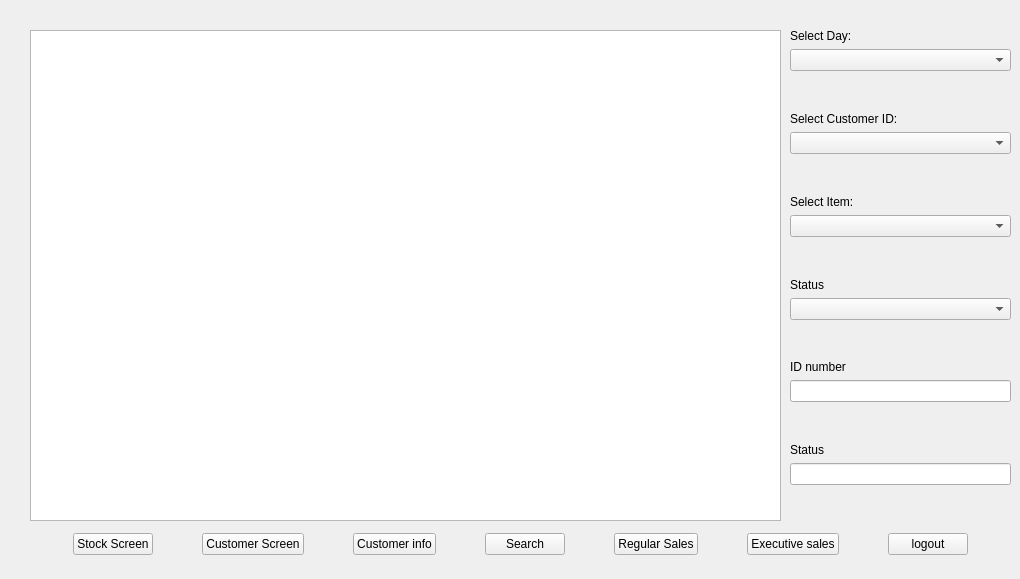
    <widget class="QWidget" name="manager">
     <widget class="QTableView" name="managerView">
      <property name="geometry">
       <rect>
        <x>30</x>
        <y>30</y>
        <width>751</width>
        <height>491</height>
       </rect>
      </property>
     </widget>
     <widget class="QWidget" name="horizontalLayoutWidget">
      <property name="geometry">
       <rect>
        <x>30</x>
        <y>519</y>
        <width>981</width>
        <height>51</height>
       </rect>
      </property>
      <layout class="QHBoxLayout" name="horizontalLayout">
       <item>
        <spacer name="horizontalSpacer_9">
         <property name="orientation">
          <enum>Qt::Horizontal</enum>
         </property>
         <property name="sizeHint" stdset="0">
          <size>
           <width>40</width>
           <height>20</height>
          </size>
         </property>
        </spacer>
       </item>
       <item>
        <widget class="QPushButton" name="pushButton_13">
         <property name="text">
          <string>Stock Screen</string>
         </property>
        </widget>
       </item>
       <item>
        <spacer name="horizontalSpacer_6">
         <property name="orientation">
          <enum>Qt::Horizontal</enum>
         </property>
         <property name="sizeHint" stdset="0">
          <size>
           <width>40</width>
           <height>20</height>
          </size>
         </property>
        </spacer>
       </item>
       <item>
        <widget class="QPushButton" name="pushButton_2">
         <property name="text">
          <string>Customer Screen</string>
         </property>
        </widget>
       </item>
       <item>
        <spacer name="horizontalSpacer_7">
         <property name="orientation">
          <enum>Qt::Horizontal</enum>
         </property>
         <property name="sizeHint" stdset="0">
          <size>
           <width>40</width>
           <height>20</height>
          </size>
         </property>
        </spacer>
       </item>
       <item>
        <widget class="QPushButton" name="pushButton_7">
         <property name="text">
          <string>Customer info</string>
         </property>
        </widget>
       </item>
       <item>
        <spacer name="horizontalSpacer_8">
         <property name="orientation">
          <enum>Qt::Horizontal</enum>
         </property>
         <property name="sizeHint" stdset="0">
          <size>
           <width>40</width>
           <height>20</height>
          </size>
         </property>
        </spacer>
       </item>
       <item>
        <widget class="QPushButton" name="pushButton_5">
         <property name="text">
          <string>Search</string>
         </property>
        </widget>
       </item>
       <item>
        <spacer name="horizontalSpacer_10">
         <property name="orientation">
          <enum>Qt::Horizontal</enum>
         </property>
         <property name="sizeHint" stdset="0">
          <size>
           <width>40</width>
           <height>20</height>
          </size>
         </property>
        </spacer>
       </item>
       <item>
        <widget class="QPushButton" name="pushButton_12">
         <property name="text">
          <string>Regular Sales</string>
         </property>
        </widget>
       </item>
       <item>
        <spacer name="horizontalSpacer">
         <property name="orientation">
          <enum>Qt::Horizontal</enum>
         </property>
         <property name="sizeHint" stdset="0">
          <size>
           <width>40</width>
           <height>20</height>
          </size>
         </property>
        </spacer>
       </item>
       <item>
        <widget class="QPushButton" name="pushButton_11">
         <property name="text">
          <string>Executive sales</string>
         </property>
        </widget>
       </item>
       <item>
        <spacer name="horizontalSpacer_11">
         <property name="orientation">
          <enum>Qt::Horizontal</enum>
         </property>
         <property name="sizeHint" stdset="0">
          <size>
           <width>40</width>
           <height>20</height>
          </size>
         </property>
        </spacer>
       </item>
       <item>
        <widget class="QPushButton" name="pushButton_3">
         <property name="text">
          <string>logout</string>
         </property>
        </widget>
       </item>
       <item>
        <spacer name="horizontalSpacer_2">
         <property name="orientation">
          <enum>Qt::Horizontal</enum>
         </property>
         <property name="sizeHint" stdset="0">
          <size>
           <width>40</width>
           <height>20</height>
          </size>
         </property>
        </spacer>
       </item>
      </layout>
     </widget>
     <widget class="QWidget" name="verticalLayoutWidget">
      <property name="geometry">
       <rect>
        <x>790</x>
        <y>29</y>
        <width>221</width>
        <height>491</height>
       </rect>
      </property>
      <layout class="QVBoxLayout" name="verticalLayout">
       <item>
        <widget class="QLabel" name="label_10">
         <property name="text">
          <string>Select Day:</string>
         </property>
        </widget>
       </item>
       <item>
        <widget class="QComboBox" name="DayBox"/>
       </item>
       <item>
        <spacer name="verticalSpacer_6">
         <property name="orientation">
          <enum>Qt::Vertical</enum>
         </property>
         <property name="sizeHint" stdset="0">
          <size>
           <width>20</width>
           <height>40</height>
          </size>
         </property>
        </spacer>
       </item>
       <item>
        <widget class="QLabel" name="label_9">
         <property name="text">
          <string>Select Customer ID:</string>
         </property>
        </widget>
       </item>
       <item>
        <widget class="QComboBox" name="IDBox"/>
       </item>
       <item>
        <spacer name="verticalSpacer_5">
         <property name="orientation">
          <enum>Qt::Vertical</enum>
         </property>
         <property name="sizeHint" stdset="0">
          <size>
           <width>20</width>
           <height>40</height>
          </size>
         </property>
        </spacer>
       </item>
       <item>
        <widget class="QLabel" name="label_11">
         <property name="text">
          <string>Select Item:</string>
         </property>
        </widget>
       </item>
       <item>
        <widget class="QComboBox" name="ItemBox"/>
       </item>
       <item>
        <spacer name="verticalSpacer">
         <property name="orientation">
          <enum>Qt::Vertical</enum>
         </property>
         <property name="sizeHint" stdset="0">
          <size>
           <width>20</width>
           <height>40</height>
          </size>
         </property>
        </spacer>
       </item>
       <item>
        <widget class="QLabel" name="label_2">
         <property name="text">
          <string>Status</string>
         </property>
        </widget>
       </item>
       <item>
        <widget class="QComboBox" name="comboBox"/>
       </item>
       <item>
        <spacer name="verticalSpacer_4">
         <property name="orientation">
          <enum>Qt::Vertical</enum>
         </property>
         <property name="sizeHint" stdset="0">
          <size>
           <width>20</width>
           <height>40</height>
          </size>
         </property>
        </spacer>
       </item>
       <item>
        <widget class="QLabel" name="label_3">
         <property name="text">
          <string>ID number</string>
         </property>
        </widget>
       </item>
       <item>
        <widget class="QLineEdit" name="IDEdit"/>
       </item>
       <item>
        <spacer name="verticalSpacer_3">
         <property name="orientation">
          <enum>Qt::Vertical</enum>
         </property>
         <property name="sizeHint" stdset="0">
          <size>
           <width>20</width>
           <height>40</height>
          </size>
         </property>
        </spacer>
       </item>
       <item>
        <widget class="QLabel" name="label_7">
         <property name="text">
          <string>Status</string>
         </property>
        </widget>
       </item>
       <item>
        <widget class="QLineEdit" name="statusEdit"/>
       </item>
       <item>
        <spacer name="verticalSpacer_2">
         <property name="orientation">
          <enum>Qt::Vertical</enum>
         </property>
         <property name="sizeHint" stdset="0">
          <size>
           <width>20</width>
           <height>40</height>
          </size>
         </property>
        </spacer>
       </item>
      </layout>
     </widget>
    </widget>
